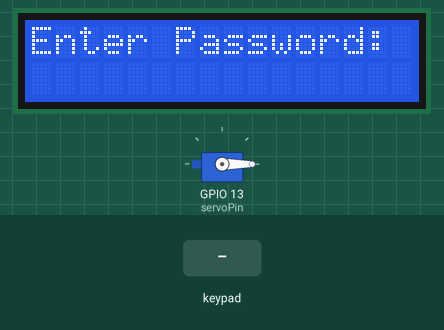
Simulated run of this sketch. Board: ESP32. On the bench: 16×2 character LCD, servo. Inputs (shaded band) come from the test bench. What the sketch prints to the serial monitor is not drawn.

Above: at 2.7 s.
2.8 s: keypad keys 1 2 3 4 # pressed 0.4 s apart
At 4.9 s:
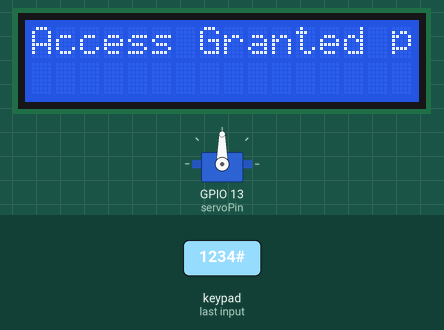
6.3 s: key '#' pressed
At 8.2 s:
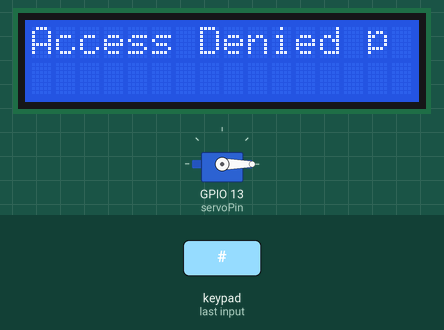
9.3 s: keypad keys 2 3 2 2 2 1 1 9 A pressed 0.4 s apart
At 13.1 s:
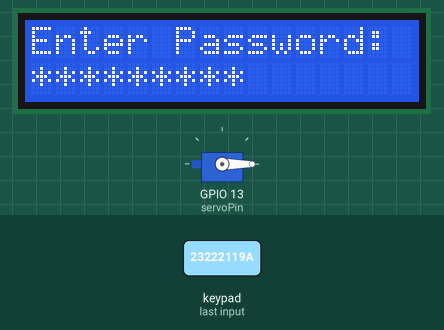
14.4 s: keypad keys 2 3 2 2 2 1 1 9 * pressed 0.4 s apart
At 17.4 s:
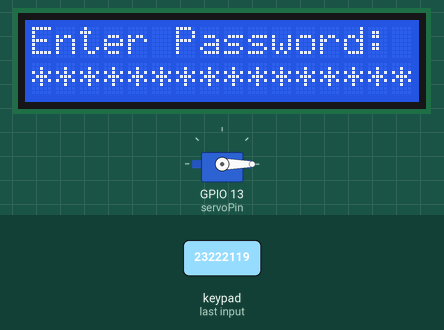
19.5 s: key 'B' pressed
At 20.6 s:
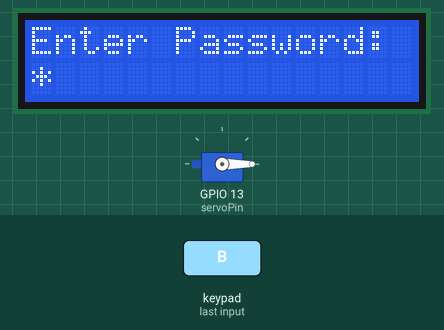
21.0 s: key '1' pressed
At 22.1 s:
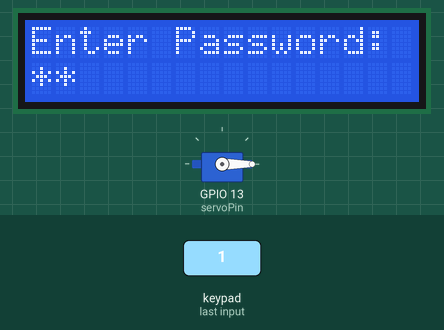
Timing chart, 0 to 23.5 s (numbered marks = the images above; inputs shaded):
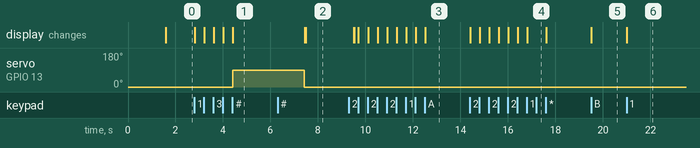

The sketch:

main.ino
```cpp
#include <Keypad.h>
#include <Wire.h>
#include <LiquidCrystal_I2C.h>
#include <ESP32Servo.h>

// Initialize I2C LCD (Address: 0x27 or 0x3F, 16x2 columns and rows)
LiquidCrystal_I2C lcd(0x27, 16, 2);

// Servo motor setup
Servo lockServo;
const int servoPin = 13; // Connect PWM pin of servo to GPIO 13 (change if needed)

// Define Keypad settings
const byte ROWS = 4; // Four rows
const byte COLS = 4; // Four columns

char keys[ROWS][COLS] = {
  {'1','2','3','A'},
  {'4','5','6','B'},
  {'7','8','9','C'},
  {'*','0','#','D'}
};

// Connect to the row pinouts of the keypad
byte rowPins[ROWS] = {23, 22, 21, 19};
// Connect to the column pinouts of the keypad
byte colPins[COLS] = {18, 5, 17, 16};

Keypad keypad = Keypad(makeKeymap(keys), rowPins, colPins, ROWS, COLS);

// Password configuration
const String SECRET_PASSWORD = "1234"; // Set your password here
String enteredPassword = "";

void setup() {
  Serial.begin(115200);

  // Initialize LCD
  lcd.init();
  lcd.backlight();

  // Initialize Servo
  lockServo.attach(servoPin);
  lockServo.write(0); // Initial position: Locked (0 degrees)

  // Initial Display Message
  lcd.setCursor(0, 0);
  lcd.print("System Ready");
  delay(1500);
  showEnterPasswordPrompt();
}

void loop() {
  char key = keypad.getKey();

  if (key) {
    Serial.print("Pressed: ");
    Serial.println(key);

    if (key == '#') {
      // '#' acts as the enter/submit key
      verifyPassword();
    }
    else if (key == '*') {
      // '*' acts as a clear/reset key
      enteredPassword = "";
      showEnterPasswordPrompt();
    }
    else {
      // Append characters up to the password length
      if (enteredPassword.length() < 16) {
        enteredPassword += key;
        lcd.setCursor(0, 1);
        // Print masking stars (*) instead of plain text for security
        String masked = "";
        for (int i = 0; i < enteredPassword.length(); i++) {
          masked += "*";
        }
        lcd.print(masked);
      }
    }
  }
}

void showEnterPasswordPrompt() {
  lcd.clear();
  lcd.setCursor(0, 0);
  lcd.print("Enter Password:");
  lcd.setCursor(0, 1);
  enteredPassword = "";
}

void verifyPassword() {
  lcd.clear();
  lcd.setCursor(0, 0);

  if (enteredPassword == SECRET_PASSWORD) {
    lcd.print("Access Granted 🔓");
    Serial.println("Access Granted");

    // Rotate servo to unlock position (e.g., 90 or 180 degrees)
    lockServo.write(90);

    // Keep unlocked for 3 seconds
    delay(3000);

    // Relock
    lockServo.write(0);
  } else {
    lcd.print("Access Denied 🔒");
    Serial.println("Access Denied");

    // Error feedback blink/delay
    delay(2000);
  }

  showEnterPasswordPrompt();
}
```

Measured:
- after the input at 2.8 s, servo on GPIO 13 (servoPin): 0° → 90° after 1.6 s; the display: first changes at once (image 1 shows a later state)
- after the input at 6.3 s, the display: first differs from a run without the input after 1.2 s (image 2)
- after the input at 9.3 s, the display: first differs from a run without the input after 0.22 s (image 3 shows a later state)
- after the input at 14.4 s, the display: first changes at once (image 4 shows a later state)
- after the input at 19.5 s, the display: changes at once (image 5)
- after the input at 21.0 s, the display: changes at once (image 6)
